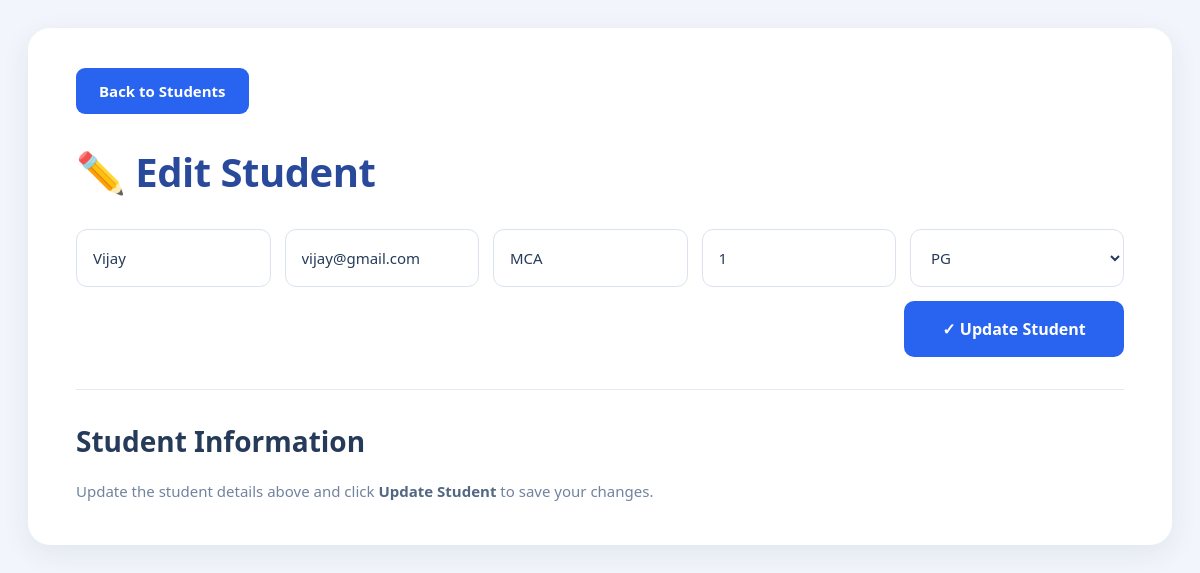
Screenshot of /edit/16 with the database file from the repository.
### tables this page shows
CREATE TABLE students (
            id INTEGER PRIMARY KEY AUTOINCREMENT,
            name TEXT NOT NULL,
            email TEXT,
            course TEXT,
            semester TEXT,
            course_type TEXT DEFAULT 'UG'
        );

### app.py (the view, shortened to what this page needs)
@app.route("/edit/<int:id>", methods=["GET", "POST"])
def edit_student(id):
    conn = get_db()
    student = conn.execute(
        "SELECT * FROM students WHERE id = ?",
        (id,)
    ).fetchone()
    if student is None:
        conn.close()
        return "Student not found", 404
    conn.close()
    return render_template(
        "edit_student.html",
        student=student
    )

### app.py (called while the page is built)
def get_db():
    conn = sqlite3.connect(DB_PATH)
    conn.row_factory = sqlite3.Row
    return conn

### templates/edit_student.html (shortened to what this page needs)
<!DOCTYPE html>
<html lang="en">
<head>
</head>
<body>
    <div class="container">
        <a href="{{ url_for('students') }}" class="back-button">
             Back to Students
        </a>
        <h1>✏️ Edit Student</h1>
        <form
            method="POST"
            action="{{ url_for('edit_student', id=student['id']) }}"
            class="form-grid">
            <input
                type="text"
                name="name"
                placeholder="Student Name"
                value="{{ student['name'] or '' }}"
                required
            >
            <input
                type="email"
                name="email"
                placeholder="Email"
                value="{{ student['email'] or '' }}"
            >
            <input
                type="text"
                name="course"
                placeholder="Course (e.g. BCA, MCA)"
                value="{{ student['course'] or '' }}"
            >
            <input
                type="text"
                name="semester"
                placeholder="Semester"
                value="{{ student['semester'] or '' }}"
            >
            <select name="course_type" required>
                <option value="PG"
                    {% if student['course_type'] == 'PG' %}selected{% endif %}>
                    PG
                </option>
            </select>
            <button type="submit" class="submit-button">
                ✓ Update Student
            </button>
        </form>
        <hr>
        <h2>Student Information</h2>
        <p class="info-text">
            Update the student details above and click
            <strong>Update Student</strong> to save your changes.
        </p>
    </div>
</body>
</html>

### templates/edit_student.html (style rules this page uses)
* { box-sizing: border-box; margin: 0; padding: 0; }
body { font-family: "Segoe UI", Arial, sans-serif; background: #f2f5fb; color: #263b59; padding: 28px; }
.container { width: 100%; max-width: 1800px; margin: 0 auto; padding: 40px 48px; background: #fff; border-radius: 22px; box-shadow: 0 8px 28px rgba(30, 50, 85, 0.08); }
.back-button { display: inline-flex; align-items: center; justify-content: center; padding: 13px 23px; margin-bottom: 30px; border-radius: 9px; background: #2864f0; color: #fff; text-decoration: none; font-size: 15px; font-weight: 600; transition: background 0.2s, transform 0.2s; }
h1 { color: #29499a; font-size: 40px; font-weight: 700; margin-bottom: 30px; letter-spacing: -0.5px; }
.form-grid { display: grid; grid-template-columns: repeat(4, minmax(0, 1fr)) minmax(190px, 1.1fr); gap: 14px; align-items: center; }
input, select { display: block; width: 100%; min-width: 0; height: 58px; padding: 0 16px; border: 1px solid #dbe3ef; border-radius: 11px; background: #fff; color: #263b59; font-family: inherit; font-size: 15px; transition: border-color 0.2s, box-shadow 0.2s; }
input::placeholder { color: #8793a5; }
.submit-button { grid-column: 1 / -1; justify-self: end; width: 220px; min-height: 56px; padding: 14px 20px; border: none; border-radius: 10px; background: #2864f0; color: #fff; font-family: inherit; font-size: 16px; font-weight: 600; cursor: pointer; transition: background 0.2s, box-shadow 0.2s; }
hr { border: 0; border-top: 1px solid #e5eaf2; margin: 32px 0; }
h2 { margin-bottom: 18px; color: #263b59; font-size: 28px; font-weight: 700; }
.info-text { color: #71839f; font-size: 15px; line-height: 1.8; }
.info-text strong { color: #526782; }

### rows the page displays
students: name "Vijay", email "vijay@gmail.com", course "MCA", semester "1", course_type "PG"
